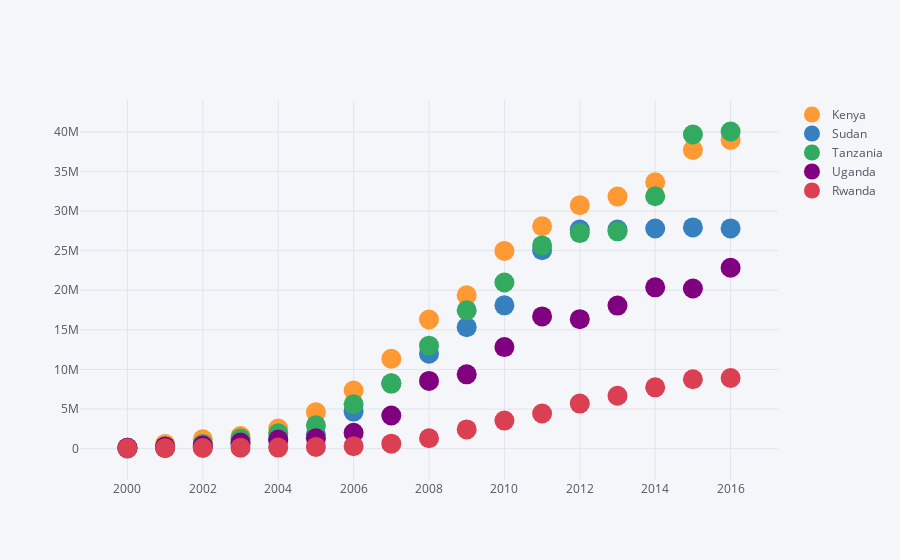

Notebook code for this chart:
### Markdown cell above
## Scatter Plot

### Code cell
df.iplot(kind='scatter',mode='markers',size=20)

### Figure 1 — Plotly figure (JSON) as saved in the notebook; plotly's stock layout.template omitted (floating-point values rounded to 4 significant figures)
{"data": [{"line": {"color": "rgba(255, 153, 51, 1.0)", "dash": "solid", "width": 1.3}, "marker": {"size": 20, "symbol": "dot"}, "mode": "markers", "name": "Kenya", "text": "", "type": "scatter", "x": ["2000", "2001", "2002", "2003", "2004", "2005", "2006", "2007", "2008", "2009", "2010", "2011", "2012", "2013", "2014", "2015", "2016"], "y": [127404, 600000, 1187122, 1590785, 2546157, 4611970, 7340317, 11349412, 16303573, 19364559, 24968891, 28080771, 30731754, 31830003, 33632631, 37715944, 38982188]}, {"line": {"color": "rgba(55, 128, 191, 1.0)", "dash": "solid", "width": 1.3}, "marker": {"size": 20, "symbol": "dot"}, "mode": "markers", "name": "Sudan", "text": "", "type": "scatter", "x": ["2000", "2001", "2002", "2003", "2004", "2005", "2006", "2007", "2008", "2009", "2010", "2011", "2012", "2013", "2014", "2015", "2016"], "y": [23000, 103846, 190778, 527233, 1048558, 1827940, 4683127, 8218092, 11991469, 15339895, 18093231, 25056185, 27658595, 27657875, 27796611, 27938507, 27807293]}, {"line": {"color": "rgba(50, 171, 96, 1.0)", "dash": "solid", "width": 1.3}, "marker": {"size": 20, "symbol": "dot"}, "mode": "markers", "name": "Tanzania", "text": "", "type": "scatter", "x": ["2000", "2001", "2002", "2003", "2004", "2005", "2006", "2007", "2008", "2009", "2010", "2011", "2012", "2013", "2014", "2015", "2016"], "y": [110518, 275560, 606859, 1298000, 1942000, 2964000, 5609000, 8252000, 13006793, 17469486, 20983853, 25666455, 27219283, 27442823, 31862656, 39665600, 40044186]}, {"line": {"color": "rgba(128, 0, 128, 1.0)", "dash": "solid", "width": 1.3}, "marker": {"size": 20, "symbol": "dot"}, "mode": "markers", "name": "Uganda", "text": "", "type": "scatter", "x": ["2000", "2001", "2002", "2003", "2004", "2005", "2006", "2007", "2008", "2009", "2010", "2011", "2012", "2013", "2014", "2015", "2016"], "y": [126913, 283520, 393310, 776169, 1165035, 1315300, 2008818, 4195278, 8554864, 9383734, 12828264, 16696992, 16356387, 18068648, 20365941, 20220273, 22838486]}, {"line": {"color": "rgba(219, 64, 82, 1.0)", "dash": "solid", "width": 1.3}, "marker": {"size": 20, "symbol": "dot"}, "mode": "markers", "name": "Rwanda", "text": "", "type": "scatter", "x": ["2000", "2001", "2002", "2003", "2004", "2005", "2006", "2007", "2008", "2009", "2010", "2011", "2012", "2013", "2014", "2015", "2016"], "y": [39000, 65000, 82391, 130720, 137271, 222978, 314201, 635137, 1322637, 2429252, 3548761, 4446194, 5690751, 6689158, 7747019, 8759619, 8921533]}], "layout": {"legend": {"bgcolor": "#F5F6F9", "font": {"color": "#4D5663"}}, "paper_bgcolor": "#F5F6F9", "plot_bgcolor": "#F5F6F9", "titlefont": {"color": "#4D5663"}, "xaxis1": {"gridcolor": "#E1E5ED", "showgrid": true, "tickfont": {"color": "#4D5663"}, "title": "", "titlefont": {"color": "#4D5663"}, "zerolinecolor": "#E1E5ED"}, "yaxis1": {"gridcolor": "#E1E5ED", "showgrid": true, "tickfont": {"color": "#4D5663"}, "title": "", "titlefont": {"color": "#4D5663"}, "zerolinecolor": "#E1E5ED"}}}
